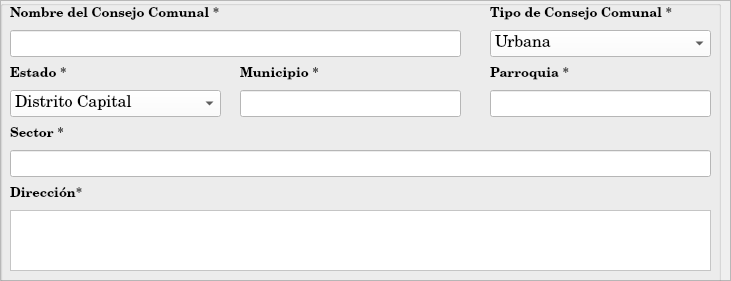
   <widget class="QFrame" name="frame">
    <property name="geometry">
     <rect>
      <x>20</x>
      <y>50</y>
      <width>731</width>
      <height>281</height>
     </rect>
    </property>
    <property name="frameShape">
     <enum>QFrame::StyledPanel</enum>
    </property>
    <property name="frameShadow">
     <enum>QFrame::Raised</enum>
    </property>
    <widget class="QGroupBox" name="groupBox">
     <property name="geometry">
      <rect>
       <x>0</x>
       <y>0</y>
       <width>721</width>
       <height>331</height>
      </rect>
     </property>
     <property name="sizePolicy">
      <sizepolicy hsizetype="Preferred" vsizetype="Preferred">
       <horstretch>0</horstretch>
       <verstretch>0</verstretch>
      </sizepolicy>
     </property>
     <property name="palette">
      <palette>
       <active>
        <colorrole role="WindowText">
         <brush brushstyle="SolidPattern">
          <color alpha="255">
           <red>0</red>
           <green>0</green>
           <blue>0</blue>
          </color>
         </brush>
        </colorrole>
        <colorrole role="Button">
         <brush brushstyle="SolidPattern">
          <color alpha="255">
           <red>255</red>
           <green>255</green>
           <blue>255</blue>
          </color>
         </brush>
        </colorrole>
        <colorrole role="Light">
         <brush brushstyle="SolidPattern">
          <color alpha="255">
           <red>255</red>
           <green>255</green>
           <blue>255</blue>
          </color>
         </brush>
        </colorrole>
        <colorrole role="Midlight">
         <brush brushstyle="SolidPattern">
          <color alpha="255">
           <red>255</red>
           <green>255</green>
           <blue>255</blue>
          </color>
         </brush>
        </colorrole>
        <colorrole role="Dark">
         <brush brushstyle="SolidPattern">
          <color alpha="255">
           <red>127</red>
           <green>127</green>
           <blue>127</blue>
          </color>
         </brush>
        </colorrole>
        <colorrole role="Mid">
         <brush brushstyle="SolidPattern">
          <color alpha="255">
           <red>170</red>
           <green>170</green>
           <blue>170</blue>
          </color>
         </brush>
        </colorrole>
        <colorrole role="Text">
         <brush brushstyle="SolidPattern">
          <color alpha="255">
           <red>0</red>
           <green>0</green>
           <blue>0</blue>
          </color>
         </brush>
        </colorrole>
        <colorrole role="BrightText">
         <brush brushstyle="SolidPattern">
          <color alpha="255">
           <red>255</red>
           <green>255</green>
           <blue>255</blue>
          </color>
         </brush>
        </colorrole>
        <colorrole role="ButtonText">
         <brush brushstyle="SolidPattern">
          <color alpha="255">
           <red>0</red>
           <green>0</green>
           <blue>0</blue>
          </color>
         </brush>
        </colorrole>
        <colorrole role="Base">
         <brush brushstyle="SolidPattern">
          <color alpha="255">
           <red>255</red>
           <green>255</green>
           <blue>255</blue>
          </color>
         </brush>
        </colorrole>
        <colorrole role="Window">
         <brush brushstyle="SolidPattern">
          <color alpha="255">
           <red>255</red>
           <green>255</green>
           <blue>255</blue>
          </color>
         </brush>
        </colorrole>
        <colorrole role="Shadow">
         <brush brushstyle="SolidPattern">
          <color alpha="255">
           <red>0</red>
           <green>0</green>
           <blue>0</blue>
          </color>
         </brush>
        </colorrole>
        <colorrole role="AlternateBase">
         <brush brushstyle="SolidPattern">
          <color alpha="255">
           <red>255</red>
           <green>255</green>
           <blue>255</blue>
          </color>
         </brush>
        </colorrole>
        <colorrole role="ToolTipBase">
         <brush brushstyle="SolidPattern">
          <color alpha="255">
           <red>255</red>
           <green>255</green>
           <blue>220</blue>
          </color>
         </brush>
        </colorrole>
        <colorrole role="ToolTipText">
         <brush brushstyle="SolidPattern">
          <color alpha="255">
           <red>0</red>
           <green>0</green>
           <blue>0</blue>
          </color>
         </brush>
        </colorrole>
       </active>
       <inactive>
        <colorrole role="WindowText">
         <brush brushstyle="SolidPattern">
          <color alpha="255">
           <red>0</red>
           <green>0</green>
           <blue>0</blue>
          </color>
         </brush>
        </colorrole>
        <colorrole role="Button">
         <brush brushstyle="SolidPattern">
          <color alpha="255">
           <red>255</red>
           <green>255</green>
           <blue>255</blue>
          </color>
         </brush>
        </colorrole>
        <colorrole role="Light">
         <brush brushstyle="SolidPattern">
          <color alpha="255">
           <red>255</red>
           <green>255</green>
           <blue>255</blue>
          </color>
         </brush>
        </colorrole>
        <colorrole role="Midlight">
         <brush brushstyle="SolidPattern">
          <color alpha="255">
           <red>255</red>
           <green>255</green>
           <blue>255</blue>
          </color>
         </brush>
        </colorrole>
        <colorrole role="Dark">
         <brush brushstyle="SolidPattern">
          <color alpha="255">
           <red>127</red>
           <green>127</green>
           <blue>127</blue>
          </color>
         </brush>
        </colorrole>
        <colorrole role="Mid">
         <brush brushstyle="SolidPattern">
          <color alpha="255">
           <red>170</red>
           <green>170</green>
           <blue>170</blue>
          </color>
         </brush>
        </colorrole>
        <colorrole role="Text">
         <brush brushstyle="SolidPattern">
          <color alpha="255">
           <red>0</red>
           <green>0</green>
           <blue>0</blue>
          </color>
         </brush>
        </colorrole>
        <colorrole role="BrightText">
         <brush brushstyle="SolidPattern">
          <color alpha="255">
           <red>255</red>
           <green>255</green>
           <blue>255</blue>
          </color>
         </brush>
        </colorrole>
        <colorrole role="ButtonText">
         <brush brushstyle="SolidPattern">
          <color alpha="255">
           <red>0</red>
           <green>0</green>
           <blue>0</blue>
          </color>
         </brush>
        </colorrole>
        <colorrole role="Base">
         <brush brushstyle="SolidPattern">
          <color alpha="255">
           <red>255</red>
           <green>255</green>
           <blue>255</blue>
          </color>
         </brush>
        </colorrole>
        <colorrole role="Window">
         <brush brushstyle="SolidPattern">
          <color alpha="255">
           <red>255</red>
           <green>255</green>
           <blue>255</blue>
          </color>
         </brush>
        </colorrole>
        <colorrole role="Shadow">
         <brush brushstyle="SolidPattern">
          <color alpha="255">
           <red>0</red>
           <green>0</green>
           <blue>0</blue>
          </color>
         </brush>
        </colorrole>
        <colorrole role="AlternateBase">
         <brush brushstyle="SolidPattern">
          <color alpha="255">
           <red>255</red>
           <green>255</green>
           <blue>255</blue>
          </color>
         </brush>
        </colorrole>
        <colorrole role="ToolTipBase">
         <brush brushstyle="SolidPattern">
          <color alpha="255">
           <red>255</red>
           <green>255</green>
           <blue>220</blue>
          </color>
         </brush>
        </colorrole>
        <colorrole role="ToolTipText">
         <brush brushstyle="SolidPattern">
          <color alpha="255">
           <red>0</red>
           <green>0</green>
           <blue>0</blue>
          </color>
         </brush>
        </colorrole>
       </inactive>
       <disabled>
        <colorrole role="WindowText">
         <brush brushstyle="SolidPattern">
          <color alpha="255">
           <red>127</red>
           <green>127</green>
           <blue>127</blue>
          </color>
         </brush>
        </colorrole>
        <colorrole role="Button">
         <brush brushstyle="SolidPattern">
          <color alpha="255">
           <red>255</red>
           <green>255</green>
           <blue>255</blue>
          </color>
         </brush>
        </colorrole>
        <colorrole role="Light">
         <brush brushstyle="SolidPattern">
          <color alpha="255">
           <red>255</red>
           <green>255</green>
           <blue>255</blue>
          </color>
         </brush>
        </colorrole>
        <colorrole role="Midlight">
         <brush brushstyle="SolidPattern">
          <color alpha="255">
           <red>255</red>
           <green>255</green>
           <blue>255</blue>
          </color>
         </brush>
        </colorrole>
        <colorrole role="Dark">
         <brush brushstyle="SolidPattern">
          <color alpha="255">
           <red>127</red>
           <green>127</green>
           <blue>127</blue>
          </color>
         </brush>
        </colorrole>
        <colorrole role="Mid">
         <brush brushstyle="SolidPattern">
          <color alpha="255">
           <red>170</red>
           <green>170</green>
           <blue>170</blue>
          </color>
         </brush>
        </colorrole>
        <colorrole role="Text">
         <brush brushstyle="SolidPattern">
          <color alpha="255">
           <red>127</red>
           <green>127</green>
           <blue>127</blue>
          </color>
         </brush>
        </colorrole>
        <colorrole role="BrightText">
         <brush brushstyle="SolidPattern">
          <color alpha="255">
           <red>255</red>
           <green>255</green>
           <blue>255</blue>
          </color>
         </brush>
        </colorrole>
        <colorrole role="ButtonText">
         <brush brushstyle="SolidPattern">
          <color alpha="255">
           <red>127</red>
           <green>127</green>
           <blue>127</blue>
          </color>
         </brush>
        </colorrole>
        <colorrole role="Base">
         <brush brushstyle="SolidPattern">
          <color alpha="255">
           <red>255</red>
           <green>255</green>
           <blue>255</blue>
          </color>
         </brush>
        </colorrole>
        <colorrole role="Window">
         <brush brushstyle="SolidPattern">
          <color alpha="255">
           <red>255</red>
           <green>255</green>
           <blue>255</blue>
          </color>
         </brush>
        </colorrole>
        <colorrole role="Shadow">
         <brush brushstyle="SolidPattern">
          <color alpha="255">
           <red>0</red>
           <green>0</green>
           <blue>0</blue>
          </color>
         </brush>
        </colorrole>
        <colorrole role="AlternateBase">
         <brush brushstyle="SolidPattern">
          <color alpha="255">
           <red>255</red>
           <green>255</green>
           <blue>255</blue>
          </color>
         </brush>
        </colorrole>
        <colorrole role="ToolTipBase">
         <brush brushstyle="SolidPattern">
          <color alpha="255">
           <red>255</red>
           <green>255</green>
           <blue>220</blue>
          </color>
         </brush>
        </colorrole>
        <colorrole role="ToolTipText">
         <brush brushstyle="SolidPattern">
          <color alpha="255">
           <red>0</red>
           <green>0</green>
           <blue>0</blue>
          </color>
         </brush>
        </colorrole>
       </disabled>
      </palette>
     </property>
     <property name="font">
      <font>
       <family>Century Schoolbook L</family>
       <pointsize>12</pointsize>
      </font>
     </property>
     <property name="title">
      <string/>
     </property>
     <widget class="QLabel" name="label_2">
      <property name="geometry">
       <rect>
        <x>10</x>
        <y>0</y>
        <width>211</width>
        <height>31</height>
       </rect>
      </property>
      <property name="text">
       <string>&lt;!DOCTYPE HTML PUBLIC &quot;-//W3C//DTD HTML 4.0//EN&quot; &quot;http://www.w3.org/TR/REC-html40/strict.dtd&quot;&gt;
&lt;html&gt;&lt;head&gt;&lt;meta name=&quot;qrichtext&quot; content=&quot;1&quot; /&gt;&lt;style type=&quot;text/css&quot;&gt;
p, li { white-space: pre-wrap; }
&lt;/style&gt;&lt;/head&gt;&lt;body style=&quot; font-family:'Century Schoolbook L'; font-size:12pt; font-weight:400; font-style:normal;&quot;&gt;
&lt;p style=&quot; margin-top:0px; margin-bottom:0px; margin-left:0px; margin-right:0px; -qt-block-indent:0; text-indent:0px;&quot;&gt;&lt;span style=&quot; font-family:'Ubuntu'; font-size:10pt; font-weight:600;&quot;&gt;Nombre del Consejo Comunal *&lt;/span&gt;&lt;/p&gt;&lt;/body&gt;&lt;/html&gt;</string>
      </property>
     </widget>
     <widget class="QLineEdit" name="txtNombreConsejo">
      <property name="geometry">
       <rect>
        <x>10</x>
        <y>30</y>
        <width>451</width>
        <height>27</height>
       </rect>
      </property>
      <property name="font">
       <font>
        <pointsize>10</pointsize>
        <underline>false</underline>
       </font>
      </property>
      <property name="styleSheet">
       <string notr="true"/>
      </property>
     </widget>
     <widget class="QLabel" name="label_4">
      <property name="geometry">
       <rect>
        <x>10</x>
        <y>60</y>
        <width>61</width>
        <height>31</height>
       </rect>
      </property>
      <property name="text">
       <string>&lt;!DOCTYPE HTML PUBLIC &quot;-//W3C//DTD HTML 4.0//EN&quot; &quot;http://www.w3.org/TR/REC-html40/strict.dtd&quot;&gt;
&lt;html&gt;&lt;head&gt;&lt;meta name=&quot;qrichtext&quot; content=&quot;1&quot; /&gt;&lt;style type=&quot;text/css&quot;&gt;
p, li { white-space: pre-wrap; }
&lt;/style&gt;&lt;/head&gt;&lt;body style=&quot; font-family:'Century Schoolbook L'; font-size:12pt; font-weight:400; font-style:normal;&quot;&gt;
&lt;p style=&quot; margin-top:0px; margin-bottom:0px; margin-left:0px; margin-right:0px; -qt-block-indent:0; text-indent:0px;&quot;&gt;&lt;span style=&quot; font-family:'Ubuntu'; font-size:10pt; font-weight:600; color:#000000;&quot;&gt;Estado *&lt;/span&gt;&lt;/p&gt;&lt;/body&gt;&lt;/html&gt;</string>
      </property>
     </widget>
     <widget class="QLabel" name="label_5">
      <property name="geometry">
       <rect>
        <x>240</x>
        <y>60</y>
        <width>81</width>
        <height>31</height>
       </rect>
      </property>
      <property name="text">
       <string>&lt;!DOCTYPE HTML PUBLIC &quot;-//W3C//DTD HTML 4.0//EN&quot; &quot;http://www.w3.org/TR/REC-html40/strict.dtd&quot;&gt;
&lt;html&gt;&lt;head&gt;&lt;meta name=&quot;qrichtext&quot; content=&quot;1&quot; /&gt;&lt;style type=&quot;text/css&quot;&gt;
p, li { white-space: pre-wrap; }
&lt;/style&gt;&lt;/head&gt;&lt;body style=&quot; font-family:'Century Schoolbook L'; font-size:12pt; font-weight:400; font-style:normal;&quot;&gt;
&lt;p style=&quot; margin-top:0px; margin-bottom:0px; margin-left:0px; margin-right:0px; -qt-block-indent:0; text-indent:0px;&quot;&gt;&lt;span style=&quot; font-family:'Ubuntu'; font-size:10pt; font-weight:600; color:#000000;&quot;&gt;Municipio *&lt;/span&gt;&lt;/p&gt;&lt;/body&gt;&lt;/html&gt;</string>
      </property>
     </widget>
     <widget class="QLineEdit" name="txtMunicipio">
      <property name="geometry">
       <rect>
        <x>240</x>
        <y>90</y>
        <width>221</width>
        <height>27</height>
       </rect>
      </property>
     </widget>
     <widget class="QLabel" name="label_6">
      <property name="geometry">
       <rect>
        <x>490</x>
        <y>60</y>
        <width>81</width>
        <height>31</height>
       </rect>
      </property>
      <property name="text">
       <string>&lt;!DOCTYPE HTML PUBLIC &quot;-//W3C//DTD HTML 4.0//EN&quot; &quot;http://www.w3.org/TR/REC-html40/strict.dtd&quot;&gt;
&lt;html&gt;&lt;head&gt;&lt;meta name=&quot;qrichtext&quot; content=&quot;1&quot; /&gt;&lt;style type=&quot;text/css&quot;&gt;
p, li { white-space: pre-wrap; }
&lt;/style&gt;&lt;/head&gt;&lt;body style=&quot; font-family:'Century Schoolbook L'; font-size:12pt; font-weight:400; font-style:normal;&quot;&gt;
&lt;p style=&quot; margin-top:0px; margin-bottom:0px; margin-left:0px; margin-right:0px; -qt-block-indent:0; text-indent:0px;&quot;&gt;&lt;span style=&quot; font-family:'Ubuntu'; font-size:10pt; font-weight:600; color:#000000;&quot;&gt;Parroquia *&lt;/span&gt;&lt;/p&gt;&lt;/body&gt;&lt;/html&gt;</string>
      </property>
     </widget>
     <widget class="QLineEdit" name="txtParroquia">
      <property name="geometry">
       <rect>
        <x>490</x>
        <y>90</y>
        <width>221</width>
        <height>27</height>
       </rect>
      </property>
     </widget>
     <widget class="QLabel" name="label_14">
      <property name="geometry">
       <rect>
        <x>10</x>
        <y>120</y>
        <width>231</width>
        <height>31</height>
       </rect>
      </property>
      <property name="text">
       <string>&lt;!DOCTYPE HTML PUBLIC &quot;-//W3C//DTD HTML 4.0//EN&quot; &quot;http://www.w3.org/TR/REC-html40/strict.dtd&quot;&gt;
&lt;html&gt;&lt;head&gt;&lt;meta name=&quot;qrichtext&quot; content=&quot;1&quot; /&gt;&lt;style type=&quot;text/css&quot;&gt;
p, li { white-space: pre-wrap; }
&lt;/style&gt;&lt;/head&gt;&lt;body style=&quot; font-family:'Century Schoolbook L'; font-size:12pt; font-weight:400; font-style:normal;&quot;&gt;
&lt;p style=&quot; margin-top:0px; margin-bottom:0px; margin-left:0px; margin-right:0px; -qt-block-indent:0; text-indent:0px;&quot;&gt;&lt;span style=&quot; font-family:'Ubuntu'; font-size:10pt; font-weight:600; color:#000000;&quot;&gt;Sector *&lt;/span&gt;&lt;/p&gt;&lt;/body&gt;&lt;/html&gt;</string>
      </property>
     </widget>
     <widget class="QLineEdit" name="txtSector">
      <property name="geometry">
       <rect>
        <x>10</x>
        <y>150</y>
        <width>701</width>
        <height>27</height>
       </rect>
      </property>
     </widget>
     <widget class="QLabel" name="label_3">
      <property name="geometry">
       <rect>
        <x>10</x>
        <y>180</y>
        <width>81</width>
        <height>31</height>
       </rect>
      </property>
      <property name="text">
       <string>&lt;!DOCTYPE HTML PUBLIC &quot;-//W3C//DTD HTML 4.0//EN&quot; &quot;http://www.w3.org/TR/REC-html40/strict.dtd&quot;&gt;
&lt;html&gt;&lt;head&gt;&lt;meta name=&quot;qrichtext&quot; content=&quot;1&quot; /&gt;&lt;style type=&quot;text/css&quot;&gt;
p, li { white-space: pre-wrap; }
&lt;/style&gt;&lt;/head&gt;&lt;body style=&quot; font-family:'Century Schoolbook L'; font-size:12pt; font-weight:400; font-style:normal;&quot;&gt;
&lt;p style=&quot; margin-top:0px; margin-bottom:0px; margin-left:0px; margin-right:0px; -qt-block-indent:0; text-indent:0px;&quot;&gt;&lt;span style=&quot; font-family:'Ubuntu'; font-size:10pt; font-weight:600; color:#000000;&quot;&gt;Dirección*&lt;/span&gt;&lt;/p&gt;&lt;/body&gt;&lt;/html&gt;</string>
      </property>
     </widget>
     <widget class="QTextEdit" name="textDireccionConsejo">
      <property name="geometry">
       <rect>
        <x>10</x>
        <y>210</y>
        <width>701</width>
        <height>61</height>
       </rect>
      </property>
     </widget>
     <widget class="QLabel" name="lblTipoConsejo">
      <property name="geometry">
       <rect>
        <x>490</x>
        <y>0</y>
        <width>231</width>
        <height>31</height>
       </rect>
      </property>
      <property name="text">
       <string>&lt;!DOCTYPE HTML PUBLIC &quot;-//W3C//DTD HTML 4.0//EN&quot; &quot;http://www.w3.org/TR/REC-html40/strict.dtd&quot;&gt;
&lt;html&gt;&lt;head&gt;&lt;meta name=&quot;qrichtext&quot; content=&quot;1&quot; /&gt;&lt;style type=&quot;text/css&quot;&gt;
p, li { white-space: pre-wrap; }
&lt;/style&gt;&lt;/head&gt;&lt;body style=&quot; font-family:'Century Schoolbook L'; font-size:12pt; font-weight:400; font-style:normal;&quot;&gt;
&lt;p style=&quot; margin-top:0px; margin-bottom:0px; margin-left:0px; margin-right:0px; -qt-block-indent:0; text-indent:0px;&quot;&gt;&lt;span style=&quot; font-family:'Ubuntu'; font-size:10pt; font-weight:600; color:#000000;&quot;&gt;Tipo de Consejo Comunal *&lt;/span&gt;&lt;/p&gt;&lt;/body&gt;&lt;/html&gt;</string>
      </property>
     </widget>
     <widget class="QComboBox" name="cmbTipoConsejo">
      <property name="geometry">
       <rect>
        <x>490</x>
        <y>30</y>
        <width>221</width>
        <height>27</height>
       </rect>
      </property>
      <item>
       <property name="text">
        <string>Urbana</string>
       </property>
      </item>
      <item>
       <property name="text">
        <string>Indigena</string>
       </property>
      </item>
      <item>
       <property name="text">
        <string>Rural</string>
       </property>
      </item>
     </widget>
     <widget class="QComboBox" name="cmbEstado">
      <property name="geometry">
       <rect>
        <x>10</x>
        <y>90</y>
        <width>211</width>
        <height>27</height>
       </rect>
      </property>
      <item>
       <property name="text">
        <string>Distrito Capital</string>
       </property>
      </item>
      <item>
       <property name="text">
        <string>Amazonas</string>
       </property>
      </item>
      <item>
       <property name="text">
        <string>Anzoategui</string>
       </property>
      </item>
      <item>
       <property name="text">
        <string>Apure</string>
       </property>
      </item>
      <item>
       <property name="text">
        <string>Aragua</string>
       </property>
      </item>
      <item>
       <property name="text">
        <string>Barinas</string>
       </property>
      </item>
      <item>
       <property name="text">
        <string>Bolivar</string>
       </property>
      </item>
      <item>
       <property name="text">
        <string>Carabobo</string>
       </property>
      </item>
      <item>
       <property name="text">
        <string>Cojedes</string>
       </property>
      </item>
      <item>
       <property name="text">
        <string>Delta Amacuro</string>
       </property>
      </item>
      <item>
       <property name="text">
        <string>Falcon</string>
       </property>
      </item>
      <item>
       <property name="text">
        <string>Guarico</string>
       </property>
      </item>
      <item>
       <property name="text">
        <string>Lara</string>
       </property>
      </item>
      <item>
       <property name="text">
        <string>Merida</string>
       </property>
      </item>
      <item>
       <property name="text">
        <string>Miranda</string>
       </property>
      </item>
      <item>
       <property name="text">
        <string>Monagas</string>
       </property>
      </item>
      <item>
       <property name="text">
        <string>Nueva Esparta</string>
       </property>
      </item>
      <item>
       <property name="text">
        <string>Portuguesa</string>
       </property>
      </item>
      <item>
       <property name="text">
        <string>Sucre</string>
       </property>
      </item>
      <item>
       <property name="text">
        <string>Tachira</string>
       </property>
      </item>
      <item>
       <property name="text">
        <string>Trujillo</string>
       </property>
      </item>
      <item>
       <property name="text">
        <string>Yaracuy</string>
       </property>
      </item>
      <item>
       <property name="text">
        <string>Zulia</string>
       </property>
      </item>
      <item>
       <property name="text">
        <string>Vargas</string>
       </property>
      </item>
     </widget>
     <widget class="QLabel" name="lblErrorNombreConsejo">
      <property name="geometry">
       <rect>
        <x>210</x>
        <y>10</y>
        <width>141</width>
        <height>20</height>
       </rect>
      </property>
      <property name="font">
       <font>
        <family>Ubuntu</family>
        <pointsize>11</pointsize>
        <weight>50</weight>
        <italic>true</italic>
        <bold>false</bold>
       </font>
      </property>
      <property name="styleSheet">
       <string notr="true">color: red;
font: 11pt &quot;Ubuntu&quot;;
font: italic 11pt &quot;Ubuntu&quot;;</string>
      </property>
      <property name="text">
       <string/>
      </property>
      <property name="textFormat">
       <enum>Qt::RichText</enum>
      </property>
     </widget>
     <widget class="QLabel" name="lblErrorMunicipio">
      <property name="geometry">
       <rect>
        <x>320</x>
        <y>70</y>
        <width>141</width>
        <height>20</height>
       </rect>
      </property>
      <property name="font">
       <font>
        <family>Ubuntu</family>
        <pointsize>11</pointsize>
        <weight>50</weight>
        <italic>true</italic>
        <bold>false</bold>
       </font>
      </property>
      <property name="styleSheet">
       <string notr="true">color: red;
font: 11pt &quot;Ubuntu&quot;;
font: italic 11pt &quot;Ubuntu&quot;;</string>
      </property>
      <property name="text">
       <string/>
      </property>
      <property name="textFormat">
       <enum>Qt::RichText</enum>
      </property>
     </widget>
     <widget class="QLabel" name="lblErrorParroquia">
      <property name="geometry">
       <rect>
        <x>570</x>
        <y>70</y>
        <width>141</width>
        <height>20</height>
       </rect>
      </property>
      <property name="font">
       <font>
        <family>Ubuntu</family>
        <pointsize>11</pointsize>
        <weight>50</weight>
        <italic>true</italic>
        <bold>false</bold>
       </font>
      </property>
      <property name="styleSheet">
       <string notr="true">color: red;
font: 11pt &quot;Ubuntu&quot;;
font: italic 11pt &quot;Ubuntu&quot;;</string>
      </property>
      <property name="text">
       <string/>
      </property>
      <property name="textFormat">
       <enum>Qt::RichText</enum>
      </property>
     </widget>
     <widget class="QLabel" name="lblErrorSector">
      <property name="geometry">
       <rect>
        <x>70</x>
        <y>130</y>
        <width>141</width>
        <height>20</height>
       </rect>
      </property>
      <property name="font">
       <font>
        <family>Ubuntu</family>
        <pointsize>11</pointsize>
        <weight>50</weight>
        <italic>true</italic>
        <bold>false</bold>
       </font>
      </property>
      <property name="styleSheet">
       <string notr="true">color: red;
font: 11pt &quot;Ubuntu&quot;;
font: italic 11pt &quot;Ubuntu&quot;;</string>
      </property>
      <property name="text">
       <string/>
      </property>
      <property name="textFormat">
       <enum>Qt::RichText</enum>
      </property>
     </widget>
     <widget class="QLabel" name="lblErrorDireccionConsejo">
      <property name="geometry">
       <rect>
        <x>90</x>
        <y>190</y>
        <width>141</width>
        <height>20</height>
       </rect>
      </property>
      <property name="font">
       <font>
        <family>Ubuntu</family>
        <pointsize>11</pointsize>
        <weight>50</weight>
        <italic>true</italic>
        <bold>false</bold>
       </font>
      </property>
      <property name="styleSheet">
       <string notr="true">color: red;
font: 11pt &quot;Ubuntu&quot;;
font: italic 11pt &quot;Ubuntu&quot;;</string>
      </property>
      <property name="text">
       <string/>
      </property>
      <property name="textFormat">
       <enum>Qt::RichText</enum>
      </property>
     </widget>
    </widget>
   </widget>
